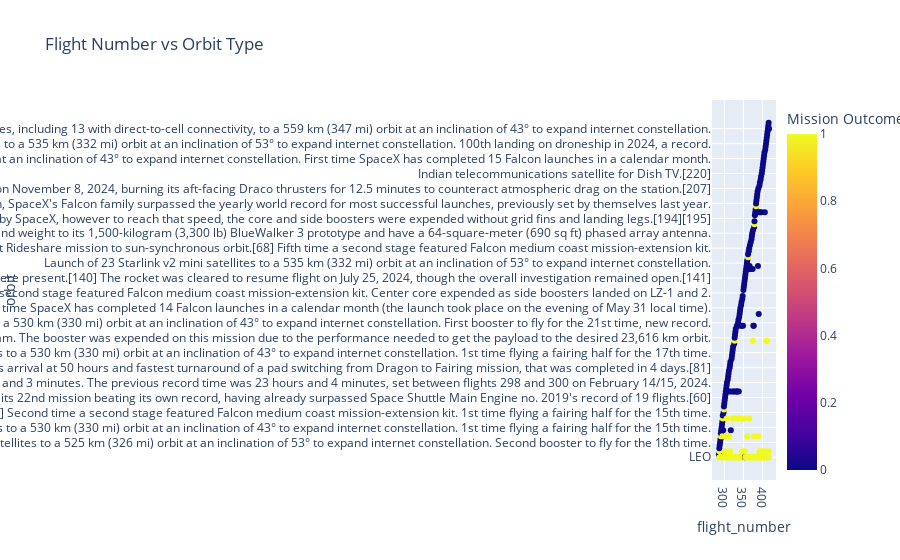

The code cell stored with this chart in its notebook:
### Markdown cell above
## Task 4: Scatter Plot – Flight Number vs Orbit Type

# Objective:
To visualize how flight numbers are distributed across different orbit types, showing the relationship between mission sequence and target orbit.

# Why it’s important:

Flight number indicates chronological launch order.
Orbit type shows the destination or trajectory of the payload.
Helps identify if certain orbits were attempted more often during specific launch periods.

# Approach:

Use a scatter plot with Flight Number on the X-axis and Orbit Type on the Y-axis.
Color points by success_flag to differentiate successful vs failed launches.

# Expected Insight:

See patterns of orbit preferences over time.
Identify which orbits have higher success rates at different flight numbers.

### Code cell
# Task 4: Scatter Plot – Flight Number vs Orbit Type
# -------------------------------------------------
import plotly.express as px

# Create scatter plot
fig = px.scatter(
    df,
    x="flight_number",      # X-axis → Flight number
    y="orbit",              # Y-axis → Orbit type
    color="success_flag",   # Color indicates mission outcome (success/failure)
    title="Flight Number vs Orbit Type",
    labels={"success_flag": "Mission Outcome"},
    hover_data=["launch_site", "payload_mass_kg", "booster_version"]
)

# Display plot
fig.show()

### Figure 1 — Plotly figure (JSON) as saved in the notebook; plotly's stock layout.template omitted (floating-point values rounded to 4 significant figures; data arrays with more than 128 entries replaced by an {"elided": "..."} marker saying what was removed)
{"data": [{"customdata": {"elided": "272x3 mixed values"}, "hovertemplate": "flight_number=%{x}<br>orbit=%{y}<br>launch_site=%{customdata[0]}<br>payload_mass_kg=%{customdata[1]}<br>booster_version=%{customdata[2]}<br>Mission Outcome=%{marker.color}<extra></extra>", "legendgroup": "", "marker": {"color": {"elided": "272 int values"}, "coloraxis": "coloraxis", "symbol": "circle"}, "mode": "markers", "name": "", "orientation": "h", "showlegend": false, "type": "scatter", "x": {"elided": "272 float values"}, "xaxis": "x", "y": {"elided": "272 str values"}, "yaxis": "y"}], "layout": {"coloraxis": {"colorbar": {"title": {"text": "Mission Outcome"}}, "colorscale": [[0, "#0d0887"], [0.1111, "#46039f"], [0.2222, "#7201a8"], [0.3333, "#9c179e"], [0.4444, "#bd3786"], [0.5556, "#d8576b"], [0.6667, "#ed7953"], [0.7778, "#fb9f3a"], [0.8889, "#fdca26"], [1, "#f0f921"]]}, "legend": {"tracegroupgap": 0}, "title": {"text": "Flight Number vs Orbit Type"}, "xaxis": {"anchor": "y", "domain": [0, 1], "title": {"text": "flight_number"}}, "yaxis": {"anchor": "x", "domain": [0, 1], "title": {"text": "orbit"}}}}
